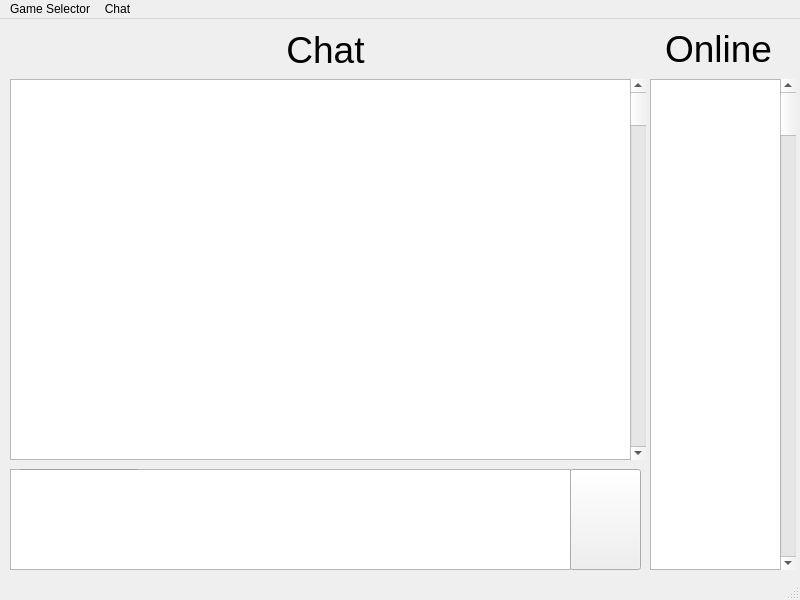
<?xml version="1.0" encoding="UTF-8"?>
<ui version="4.0">
 <class>MainWindow</class>
 <widget class="QMainWindow" name="MainWindow">
  <property name="geometry">
   <rect>
    <x>0</x>
    <y>0</y>
    <width>800</width>
    <height>600</height>
   </rect>
  </property>
  <property name="windowTitle">
   <string>MainWindow</string>
  </property>
  <widget class="QWidget" name="centralwidget">
   <widget class="QListWidget" name="listWidget">
    <property name="geometry">
     <rect>
      <x>650</x>
      <y>60</y>
      <width>131</width>
      <height>491</height>
     </rect>
    </property>
   </widget>
   <widget class="QLabel" name="label">
    <property name="geometry">
     <rect>
      <x>648</x>
      <y>4</y>
      <width>141</width>
      <height>51</height>
     </rect>
    </property>
    <property name="font">
     <font>
      <pointsize>28</pointsize>
     </font>
    </property>
    <property name="text">
     <string>Online</string>
    </property>
    <property name="alignment">
     <set>Qt::AlignCenter</set>
    </property>
   </widget>
   <widget class="QTextBrowser" name="textBrowser">
    <property name="geometry">
     <rect>
      <x>10</x>
      <y>60</y>
      <width>621</width>
      <height>381</height>
     </rect>
    </property>
    <property name="openExternalLinks">
     <bool>true</bool>
    </property>
   </widget>
   <widget class="QTextEdit" name="textEdit">
    <property name="geometry">
     <rect>
      <x>10</x>
      <y>450</y>
      <width>561</width>
      <height>101</height>
     </rect>
    </property>
   </widget>
   <widget class="QScrollBar" name="verticalScrollBar">
    <property name="geometry">
     <rect>
      <x>630</x>
      <y>60</y>
      <width>16</width>
      <height>381</height>
     </rect>
    </property>
    <property name="orientation">
     <enum>Qt::Vertical</enum>
    </property>
   </widget>
   <widget class="QPushButton" name="pushButton">
    <property name="geometry">
     <rect>
      <x>570</x>
      <y>450</y>
      <width>71</width>
      <height>101</height>
     </rect>
    </property>
    <property name="text">
     <string/>
    </property>
    <property name="icon">
     <iconset>
      <normaloff>../../../../../home/mac/Downloads/send.png</normaloff>../../../../../home/mac/Downloads/send.png</iconset>
    </property>
    <property name="iconSize">
     <size>
      <width>64</width>
      <height>64</height>
     </size>
    </property>
   </widget>
   <widget class="Line" name="line">
    <property name="geometry">
     <rect>
      <x>20</x>
      <y>450</y>
      <width>118</width>
      <height>3</height>
     </rect>
    </property>
    <property name="orientation">
     <enum>Qt::Horizontal</enum>
    </property>
   </widget>
   <widget class="QScrollBar" name="verticalScrollBar_2">
    <property name="geometry">
     <rect>
      <x>780</x>
      <y>60</y>
      <width>16</width>
      <height>491</height>
     </rect>
    </property>
    <property name="orientation">
     <enum>Qt::Vertical</enum>
    </property>
   </widget>
   <widget class="QLabel" name="label_2">
    <property name="geometry">
     <rect>
      <x>10</x>
      <y>10</y>
      <width>631</width>
      <height>41</height>
     </rect>
    </property>
    <property name="font">
     <font>
      <pointsize>28</pointsize>
     </font>
    </property>
    <property name="text">
     <string>Chat</string>
    </property>
    <property name="alignment">
     <set>Qt::AlignCenter</set>
    </property>
   </widget>
  </widget>
  <widget class="QMenuBar" name="menubar">
   <property name="geometry">
    <rect>
     <x>0</x>
     <y>0</y>
     <width>800</width>
     <height>20</height>
    </rect>
   </property>
   <widget class="QMenu" name="menuGame_Selector">
    <property name="title">
     <string>Game Selector</string>
    </property>
   </widget>
   <widget class="QMenu" name="menuChat">
    <property name="title">
     <string>Chat</string>
    </property>
   </widget>
   <addaction name="menuGame_Selector"/>
   <addaction name="menuChat"/>
  </widget>
  <widget class="QStatusBar" name="statusbar"/>
 </widget>
 <resources/>
 <connections/>
</ui>
